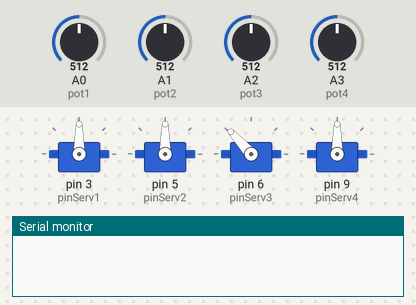
Bench run of a sketch on a simulated Arduino Uno, built with avr-gcc and run on an emulated ATmega328P. Parts: 4 × servo, the last lines printed to the serial monitor. The inputs (shaded band) are chosen by the test bench; at power-on: A0 (pot1) = 512, A1 (pot2) = 512, A2 (pot3) = 512, A3 (pot4) = 512.

Above: at 1.2 s.
1.3 s: A0 (pot1) set to 716
At 2.0 s:
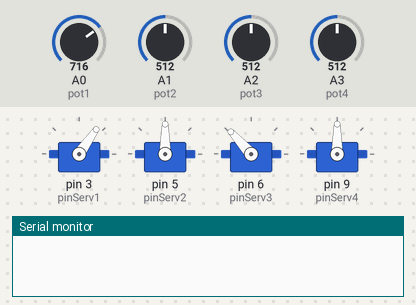
2.8 s: A1 (pot2) set to 716
At 3.2 s:
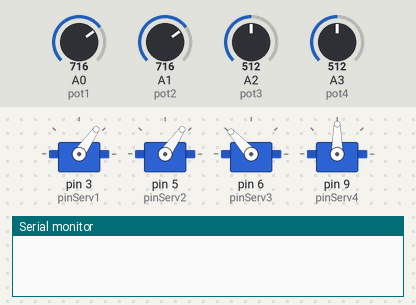
4.3 s: A2 (pot3) set to 716
At 5.5 s:
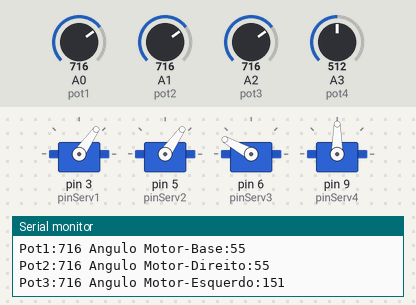
5.8 s: A3 (pot4) set to 716
At 6.6 s:
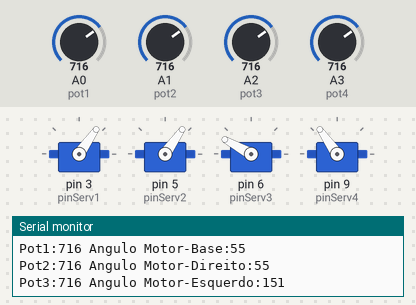
7.3 s: A0 (pot1) set to 992
At 7.7 s:
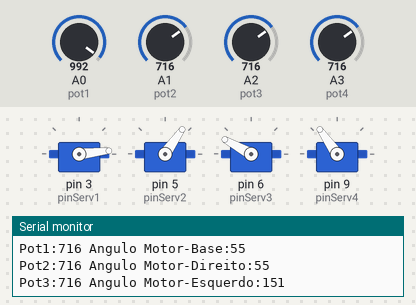
8.8 s: A1 (pot2) set to 992
At 10.1 s:
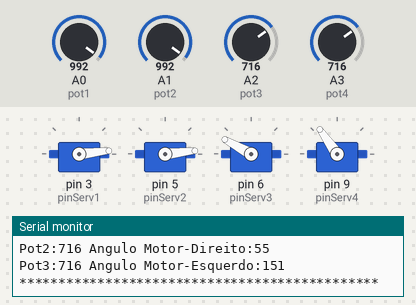
Timing chart, 0 to 11.3 s (numbered marks = the images above; inputs shaded):
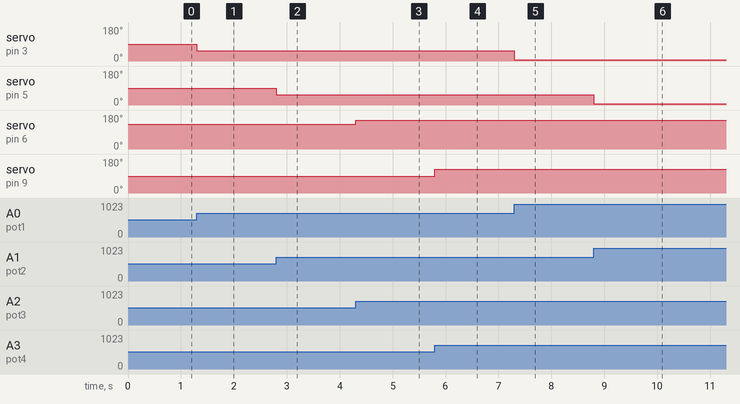

The sketch:

joystick_pot.ino
```cpp
// inclui bibilioteca do servomotor
#include <Servo.h>

// define pinos dos servos
#define pinServ1 3
#define pinServ2 5
#define pinServ3 6
#define pinServ4 9

// define as portas dos potenciometros
#define pot1 A0
#define pot2 A1
#define pot3 A2
#define pot4 A3

// nomeia os servos
Servo jointBase, jointRight, jointLeft, jointGrip;

// cria as variavies dos angulos de cada motor
int jointGradeBase, jointGradeLeft, jointGradeRight, jointGradeGrip;

unsigned long mostradorTimer = 1;
const unsigned long intervaloMostrador = 5000;

void setup() {

  //inicia o monitor serial
  Serial.begin(9600);

  // atribui pinos dos servos

  jointBase.attach(pinServ1);
  jointRight.attach(pinServ2);
  jointLeft.attach(pinServ3);
  jointGrip.attach(pinServ4);
}

void loop() {

  // leitura dos potenciometros
  jointGradeBase = map(analogRead(pot1), 0, 1023, 180, 0);
  jointGradeLeft = map(analogRead(pot3), 0, 1023, 85, 180);
  jointGradeRight = map(analogRead(pot2), 0, 1023, 180, 0);
  jointGradeGrip = map(analogRead(pot4), 0, 1023, 0, 180);

  // seta posicionamento dos servos
  jointBase.write(jointGradeBase);
  jointRight.write(jointGradeRight);
  jointLeft.write(jointGradeLeft);
  jointGrip.write(jointGradeGrip);

  if ((millis() - mostradorTimer) >= intervaloMostrador) {

    // envio para o monitor serial do posicionamentos dos motores
    Serial.println("**********************************************");

    Serial.print("Pot1:");
    Serial.print(analogRead(pot1));
    Serial.print(" Angulo Motor-Base:");
    Serial.println(jointGradeBase);

    Serial.print("Pot2:");
    Serial.print(analogRead(pot3));
    Serial.print(" Angulo Motor-Direito:");
    Serial.println(jointGradeRight);

    Serial.print("Pot3:");
    Serial.print(analogRead(pot2));
    Serial.print(" Angulo Motor-Esquerdo:");
    Serial.println(jointGradeLeft);

    mostradorTimer = millis();
  }

  // tempo de espera para recomeçar
  // delay(100); sem delay = sem ""tremedeira"
}
```

Measured:
- after the input at 1.3 s, servo on pin 3 (pinServ1): 90° → 55° at once
- after the input at 2.8 s, servo on pin 5 (pinServ2): 90° → 55° at once
- after the input at 4.3 s, servo on pin 6 (pinServ3): 132° → 151° at once
- after the input at 5.8 s, servo on pin 9 (pinServ4): 90° → 125° at once
- after the input at 7.3 s, servo on pin 3 (pinServ1): 55° → 6° at once
- after the input at 8.8 s, servo on pin 5 (pinServ2): 55° → 6° at once
